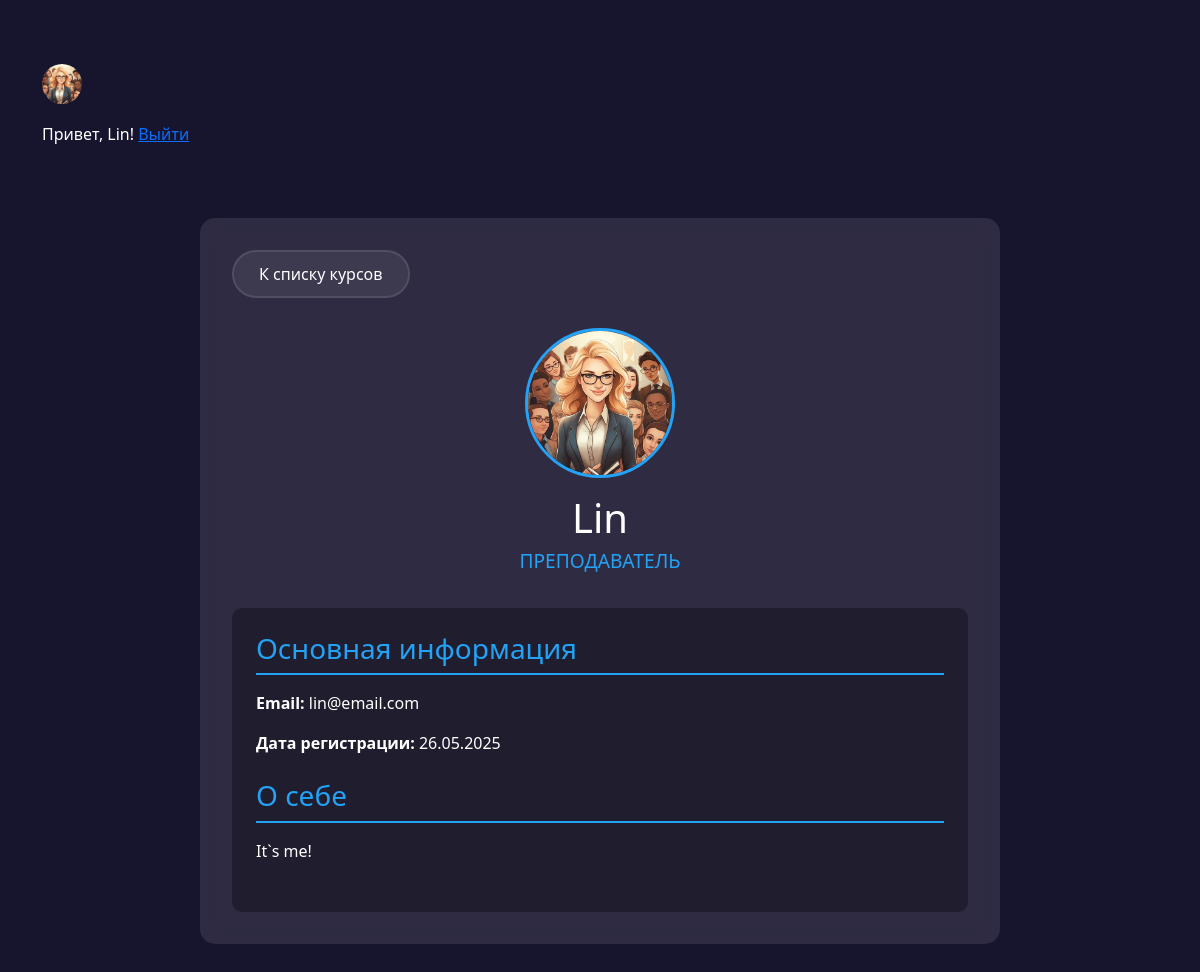
Screenshot of /users/profile/ (signed in) with the database file from the repository.
### users/models.py (models this page shows, shortened)
class CustomUser(AbstractUser):
    STUDENT = 1
    TEACHER = 2
    ROLE_CHOICES = (
        (STUDENT, 'Ученик'),
        (TEACHER, 'Преподаватель'),
    )
    role = models.PositiveSmallIntegerField(choices=ROLE_CHOICES, default=STUDENT)
    bio = models.TextField(blank=True, null=True)  # Описание профиля
    avatar = models.ImageField(upload_to='avatars/', null=True, blank=True)  # Фото профиля
    groups = models.ManyToManyField(
        Group,
        verbose_name='groups',
        blank=True,
        help_text="The groups this user belongs to",
        related_name="custom_user_set",
        related_query_name="custom_user",
    )
    user_permissions = models.ManyToManyField(
        Permission,
        verbose_name='user permissions',
        blank=True,
        help_text="Specific permissions for this user",
        related_name="custom_user_set",
        related_query_name="custom_user",
    )
    class Meta:
        swappable = "AUTH_USER_MODEL"

### users/views.py (the view)
# urls.py: path('profile/', views.profile, name='profile'),
@login_required
def profile(request):
    user = request.user
    context = {
        'user': user,
        'role': user.get_role_display()
    }
    return render(request, 'users/profile.html', context)

### templates/users/profile.html (shortened to what this page needs)
{% extends 'base.html' %}
{% block content %}
<div class="profile-container">
    <div class="btn-courses">
        <a href="{% url 'courses:course_list' %}">
            К списку курсов
        </a>
    </div>
    <div class="profile-header">
        {% if user.avatar %}
        <img src="{{ user.avatar.url }}" alt="Аватар" class="profile-avatar">
        {% endif %}
        <h1 class="profile-username">{{ user.username }}</h1>
        <p class="profile-role">{{ role }}</p>
    </div>
    <div class="profile-info">
        <div class="info-section">
            <h3>Основная информация</h3>
            <p><strong>Email:</strong> {{ user.email }}</p>
            <p><strong>Дата регистрации:</strong> {{ user.date_joined|date:"d.m.Y" }}</p>
        </div>
        {% if user.bio %}
        <div class="info-section">
            <h3>О себе</h3>
            <p class="bio">{{ user.bio }}</p>
        </div>
        {% endif %}
    </div>
</div>
{% endblock %}

### templates/base.html (shortened to what this page needs)
<!DOCTYPE html>
<html>
<head>
    <link href="https://cdn.jsdelivr.net/npm/bootstrap@5.0.2/dist/css/bootstrap.min.css" rel="stylesheet">
    <link rel="stylesheet" href="https://cdn.jsdelivr.net/npm/bootstrap-icons@1.11.1/font/bootstrap-icons.css">
</head>
<body class="container">
    <header class="my-4">
        {% if user.is_authenticated %}
        <div class="default-avatar">
            <a href="{% url 'users:profile' %}">
                {% if user.avatar %} <img src="{{ user.avatar.url }}"class="avatar"style="width: 40px !important; height: 40px !important; border-radius: 50% !important;">
                {% else %}
                <i class="bi bi-person"style="width: 40px !important; height: 40px !important; border-radius: 50% !important;"></i>
                {% endif %}
            </a>
        </div>
        <span style="color: white !important;">Привет, {{ user.username }}! </span> <a href="{% url 'users:logout' %}">Выйти</a>
        {% endif %}
    </header>
    <main>
        {% block content %}{% endblock %}
    </main>
</body>
</html>

### templates/users/profile.html (style rules this page uses)
body { background-color: rgb(23, 20, 46); min-height: 100vh; display: flex; flex-direction: column; padding: 40px; }
main { flex: 1; padding: 1rem 0; }
.profile-container { max-width: 800px; margin: 2rem auto; padding: 2rem; background: rgba(255,255,255,0.1); border-radius: 15px; backdrop-filter: blur(10px); }
.profile-header { text-align: center; margin-bottom: 2rem; }
.profile-avatar { width: 150px; height: 150px; border-radius: 50%; object-fit: cover; border: 3px solid #23a2f6; margin-bottom: 0.5rem !important; }
.default-avatar a { display: inline-block; line-height: 0; padding: 0; margin: 0; width: 150px; height: 50px; font-size: 40px; color: #666; margin-bottom: 0.5rem !important; }
.profile-username { font-size: 2.5rem; margin: 1rem 0 0.5rem; color: #fff; margin-top: 0.5rem !important; margin-bottom: 0.3rem !important; }
.profile-role { color: #23a2f6; font-size: 1.2rem; text-transform: uppercase; margin-top: 0 !important; }
.profile-info { background: rgba(0,0,0,0.3); padding: 1.5rem; border-radius: 10px; }
.info-section { margin-bottom: 1.5rem; }
.info-section h3 { color: #23a2f6; border-bottom: 2px solid currentColor; padding-bottom: 0.5rem; margin-bottom: 1rem; }
.bio { white-space: pre-line; line-height: 1.6; }
p { color: #ffffff; }
.btn-courses { display: flex; margin-bottom: 30px; }
.btn-courses a { padding: 10px 25px; border-radius: 25px; transition: all 0.3s ease; text-decoration: none; display: inline-flex; gap: 8px; background: rgba(255,255,255,0.07); border: 2px solid rgba(255,255,255,0.1); color: #ffffff; }

### rows the page displays
CustomUser: avatar (picture), username "Lin", email "lin@email.com", date_joined "26.05.2025", bio "It`s me!"

### other values shown
{{ role }} "ПРЕПОДАВАТЕЛЬ"
